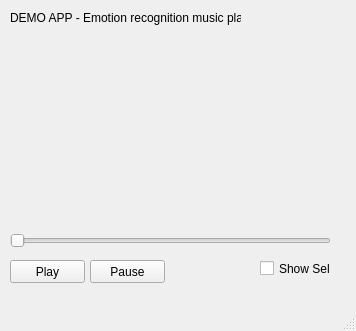
<?xml version="1.0" encoding="UTF-8"?>
<ui version="4.0">
 <class>MainWindow</class>
 <widget class="QMainWindow" name="MainWindow">
  <property name="geometry">
   <rect>
    <x>0</x>
    <y>0</y>
    <width>356</width>
    <height>331</height>
   </rect>
  </property>
  <property name="windowTitle">
   <string>MainWindow</string>
  </property>
  <widget class="QWidget" name="centralwidget">
   <widget class="QPushButton" name="play">
    <property name="geometry">
     <rect>
      <x>10</x>
      <y>260</y>
      <width>75</width>
      <height>23</height>
     </rect>
    </property>
    <property name="text">
     <string>Play</string>
    </property>
   </widget>
   <widget class="QPushButton" name="pause">
    <property name="geometry">
     <rect>
      <x>90</x>
      <y>260</y>
      <width>75</width>
      <height>23</height>
     </rect>
    </property>
    <property name="text">
     <string>Pause</string>
    </property>
   </widget>
   <widget class="QCheckBox" name="showSelf">
    <property name="geometry">
     <rect>
      <x>260</x>
      <y>260</y>
      <width>70</width>
      <height>17</height>
     </rect>
    </property>
    <property name="text">
     <string>Show Self</string>
    </property>
   </widget>
   <widget class="QWidget" name="widget1" native="true">
    <property name="geometry">
     <rect>
      <x>10</x>
      <y>40</y>
      <width>321</width>
      <height>171</height>
     </rect>
    </property>
   </widget>
   <widget class="QSlider" name="slider1">
    <property name="geometry">
     <rect>
      <x>10</x>
      <y>230</y>
      <width>321</width>
      <height>22</height>
     </rect>
    </property>
    <property name="orientation">
     <enum>Qt::Horizontal</enum>
    </property>
   </widget>
   <widget class="QLabel" name="label">
    <property name="geometry">
     <rect>
      <x>10</x>
      <y>10</y>
      <width>231</width>
      <height>16</height>
     </rect>
    </property>
    <property name="text">
     <string>DEMO APP - Emotion recognition music player</string>
    </property>
   </widget>
  </widget>
  <widget class="QMenuBar" name="menubar">
   <property name="geometry">
    <rect>
     <x>0</x>
     <y>0</y>
     <width>356</width>
     <height>21</height>
    </rect>
   </property>
  </widget>
  <widget class="QStatusBar" name="statusbar"/>
 </widget>
 <resources/>
 <connections/>
</ui>
